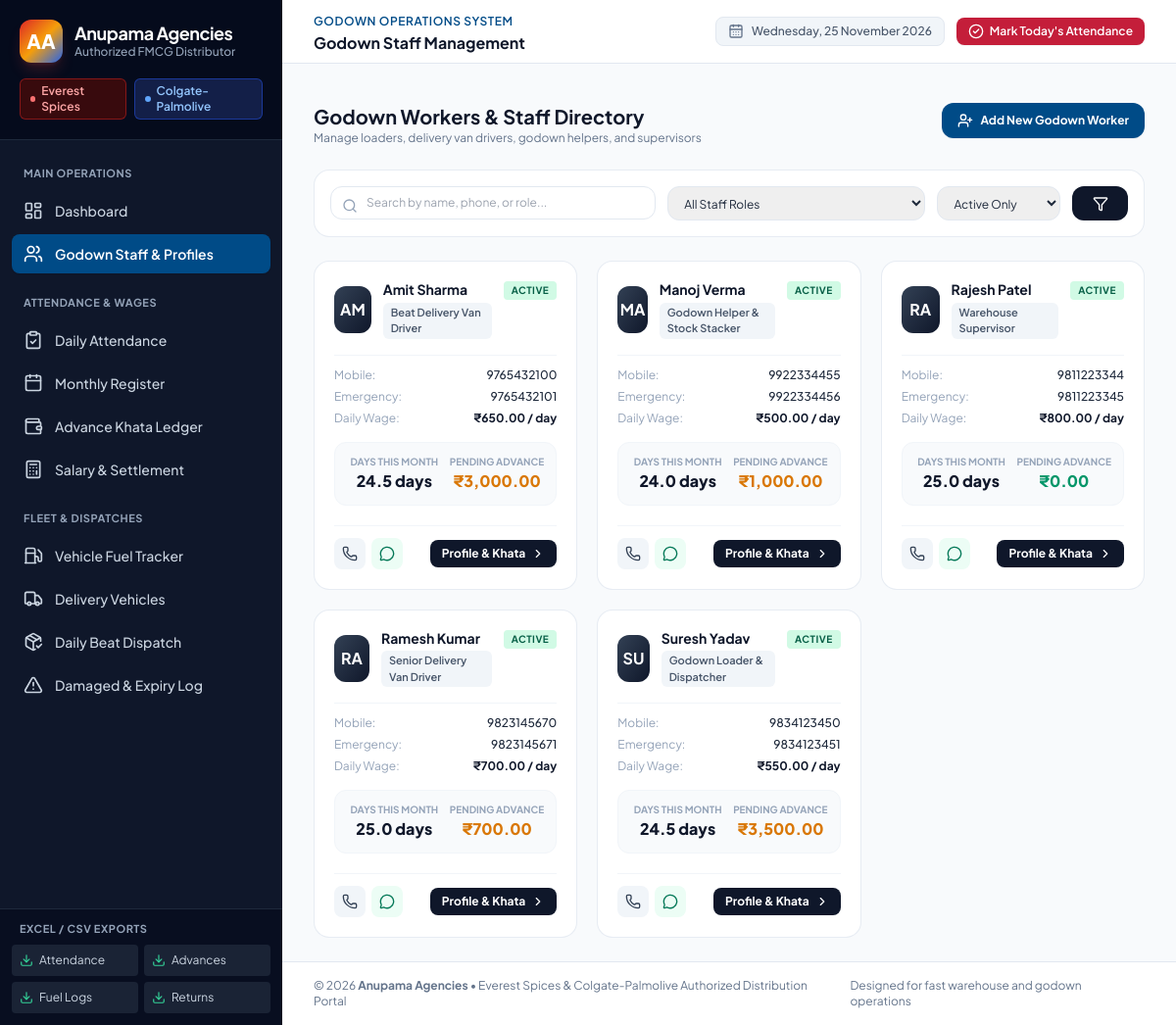
The page /workers on the database its author committed.
### models.py (models this page shows, shortened)
class Worker(db.Model):
    __tablename__ = 'workers'
    id = db.Column(db.Integer, primary_key=True)
    name = db.Column(db.String(120), nullable=False)
    phone = db.Column(db.String(20), nullable=False)
    emergency_contact = db.Column(db.String(20), nullable=True)
    role = db.Column(db.String(60), nullable=False)  # Loader, Driver, Helper, Supervisor
    join_date = db.Column(db.Date, nullable=False, default=date.today)
    daily_wage = db.Column(db.Float, nullable=False, default=500.0)
    monthly_salary = db.Column(db.Float, nullable=False, default=15000.0)
    status = db.Column(db.String(20), nullable=False, default='Active')  # Active, Inactive
    photo_path = db.Column(db.String(255), nullable=True, default='')
    created_at = db.Column(db.DateTime, default=datetime.now)
    attendances = db.relationship('Attendance', backref='worker', lazy=True, cascade='all, delete-orphan')
    advances = db.relationship('Advance', backref='worker', lazy=True, cascade='all, delete-orphan')
    salary_settlements = db.relationship('SalarySettlement', backref='worker', lazy=True, cascade='all, delete-orphan')
    @property
    def total_advances_pending(self):
        approved_advances = [a.amount_paid for a in self.advances if a.status == 'Approved']
        return sum(approved_advances)
    def days_worked_in_month(self, year, month):
        recs = [a for a in self.attendances if a.date.year == year and a.date.month == month]
        effective_days = 0.0
        for r in recs:
            if r.status in ('Present', 'Paid Leave'):
                effective_days += 1.0
            elif r.status == 'Half Day':
                effective_days += 0.5
        return effective_days

### app.py (the view)
@app.route('/workers')
def workers_list():
    role_filter = request.args.get('role', '')
    status_filter = request.args.get('status', 'Active')
    search = request.args.get('q', '').strip().lower()
    query = Worker.query
    if role_filter:
        query = query.filter(Worker.role.ilike(f"%{role_filter}%"))
    if status_filter and status_filter != 'All':
        query = query.filter_by(status=status_filter)
    workers = query.order_by(Worker.name).all()
    if search:
        workers = [w for w in workers if search in w.name.lower() or search in w.phone or search in w.role.lower()]
    today = date.today()
    worker_stats = []
    for w in workers:
        effective_days = w.days_worked_in_month(today.year, today.month)
        pending_adv = w.total_advances_pending
        earned = effective_days * w.daily_wage
        worker_stats.append({
            'worker': w,
            'effective_days': effective_days,
            'pending_adv': pending_adv,
            'earned': earned
        })
    roles = ['Senior Delivery Van Driver', 'Godown Loader & Dispatcher', 'Beat Delivery Van Driver', 'Godown Helper & Stock Stacker', 'Warehouse Supervisor']
    return render_template('workers/index.html', worker_stats=worker_stats, roles=roles, selected_role=role_filter, selected_status=status_filter, search=search)

### templates/workers/index.html (shortened to what this page needs)
{% extends "base.html" %}
{% block page_title %}Godown Staff Management{% endblock %}
{% block content %}
<div class="space-y-6">
    <div class="flex flex-col sm:flex-row sm:items-center sm:justify-between gap-4">
        <div>
            <h2 class="text-xl font-bold text-slate-900">Godown Workers & Staff Directory</h2>
            <p class="text-xs text-slate-500">Manage loaders, delivery van drivers, godown helpers, and supervisors</p>
        </div>
        <button onclick="openModal('add-worker-modal')" class="inline-flex items-center gap-2 px-4 py-2.5 bg-colgate hover:bg-colgate-dark text-white text-xs font-bold rounded-xl shadow-sm transition-colors self-start">
            <i data-lucide="user-plus" class="w-4 h-4"></i>
            <span>Add New Godown Worker</span>
        </button>
    </div>
    <div class="bg-white p-4 rounded-2xl border border-slate-200/80 shadow-xs">
        <form method="GET" action="{{ url_for('workers_list') }}" class="grid grid-cols-1 sm:grid-cols-12 gap-3">
            <div class="sm:col-span-5 relative">
                <input type="text" name="q" value="{{ search }}" placeholder="Search by name, phone, or role..." class="w-full pl-9 pr-3 py-2 text-xs border border-slate-200 rounded-xl focus:ring-2 focus:ring-colgate focus:border-colgate outline-none">
            </div>
            <div class="sm:col-span-4">
                <select name="role" class="w-full py-2 px-3 text-xs border border-slate-200 rounded-xl focus:ring-2 focus:ring-colgate focus:border-colgate outline-none">
                    <option value="">All Staff Roles</option>
                </select>
            </div>
            <div class="sm:col-span-2">
                <select name="status" class="w-full py-2 px-3 text-xs border border-slate-200 rounded-xl focus:ring-2 focus:ring-colgate focus:border-colgate outline-none">
                    <option value="Active" {% if selected_status == 'Active' %}selected{% endif %}>Active Only</option>
                </select>
            </div>
            <div class="sm:col-span-1 flex gap-2">
                <button type="submit" class="w-full py-2 bg-slate-900 hover:bg-slate-800 text-white rounded-xl text-xs font-bold flex items-center justify-center">
                    <i data-lucide="filter" class="w-4 h-4"></i>
                </button>
            </div>
        </form>
    </div>
    <div class="grid grid-cols-1 md:grid-cols-2 lg:grid-cols-3 gap-5">
        {% for item in worker_stats %}
            {% set w = item.worker %}
            <div class="bg-white rounded-2xl border border-slate-200/80 shadow-xs p-5 card-hover flex flex-col justify-between">
                <div>
                    <div class="flex items-start justify-between gap-3">
                        <div class="flex items-center gap-3">
                            {% if w.photo_path %}
                                <img src="{{ url_for('static', filename=w.photo_path) }}" alt="{{ w.name }}" class="w-12 h-12 rounded-xl object-cover border border-slate-200 cursor-pointer shadow-xs" onclick="previewImage('{{ url_for('static', filename=w.photo_path) }}', '{{ w.name }} - {{ w.role }}')">
                            {% else %}
                                <div class="w-12 h-12 rounded-xl bg-gradient-to-br from-slate-700 to-slate-900 text-white flex items-center justify-center font-bold text-base shadow-xs">
                                    {{ w.name[:2].upper() }}
                                </div>
                            {% endif %}
                            <div>
                                <h3 class="text-sm font-bold text-slate-900 leading-tight">
                                    <a href="{{ url_for('worker_profile', id=w.id) }}" class="hover:text-colgate">{{ w.name }}</a>
                                </h3>
                                <span class="inline-block mt-1 text-[11px] font-semibold text-slate-600 bg-slate-100 px-2 py-0.5 rounded-md">
                                    {{ w.role }}
                                </span>
                            </div>
                        </div>
                        <span class="px-2 py-0.5 rounded text-[10px] font-bold uppercase tracking-wider {% if w.status == 'Active' %}bg-emerald-100 text-emerald-800{% else %}bg-slate-100 text-slate-600{% endif %}">
                            {{ w.status }}
                        </span>
                    </div>
                    <div class="mt-4 pt-3 border-t border-slate-100 space-y-1.5 text-xs text-slate-600">
                        <div class="flex items-center justify-between">
                            <span class="text-slate-400">Mobile:</span>
                            <span class="font-medium text-slate-800">{{ w.phone }}</span>
                        </div>
                        {% if w.emergency_contact %}
                        <div class="flex items-center justify-between">
                            <span class="text-slate-400">Emergency:</span>
                            <span class="font-medium text-slate-800">{{ w.emergency_contact }}</span>
                        </div>
                        {% endif %}
                        <div class="flex items-center justify-between">
                            <span class="text-slate-400">Daily Wage:</span>
                            <span class="font-bold text-slate-900">{{ w.daily_wage | inr }} / day</span>
                        </div>
                    </div>
                    <div class="mt-4 p-3 rounded-xl bg-slate-50 border border-slate-100 grid grid-cols-2 gap-2 text-center">
                        <div>
                            <span class="text-[10px] uppercase font-bold text-slate-400 block">Days This Month</span>
                            <span class="text-base font-extrabold text-slate-900">{{ item.effective_days }} days</span>
                        </div>
                        <div>
                            <span class="text-[10px] uppercase font-bold text-slate-400 block">Pending Advance</span>
                            <span class="text-base font-extrabold {% if item.pending_adv > 0 %}text-amber-600{% else %}text-emerald-600{% endif %}">
                                {{ item.pending_adv | inr }}
                            </span>
                        </div>
                    </div>
                </div>
                <div class="mt-5 pt-3 border-t border-slate-100 flex items-center justify-between gap-2">
                    <div class="flex items-center gap-1.5">
                        <a href="tel:{{ w.phone }}" class="p-2 rounded-lg bg-slate-100 hover:bg-slate-200 text-slate-700 transition-colors" title="Call Worker">
                            <i data-lucide="phone" class="w-4 h-4"></i>
                        </a>
                        <a href="https://wa.me/91{{ w.phone }}" target="_blank" class="p-2 rounded-lg bg-emerald-50 hover:bg-emerald-100 text-emerald-700 transition-colors" title="Message on WhatsApp">
                            <i data-lucide="message-circle" class="w-4 h-4"></i>
                        </a>
                    </div>
                    <a href="{{ url_for('worker_profile', id=w.id) }}" class="inline-flex items-center gap-1.5 px-3 py-1.5 bg-slate-900 hover:bg-colgate text-white text-xs font-bold rounded-lg transition-colors">
                        <span>Profile & Khata</span>
                        <i data-lucide="chevron-right" class="w-3.5 h-3.5"></i>
                    </a>
                </div>
            </div>
        {% endfor %}
    </div>
</div>
{% endblock %}

### rows shown on the page
Worker: name "AM", name "Amit Sharma", role "Beat Delivery Van Driver", status "ACTIVE", phone "9765432100", emergency_contact "9765432101", daily_wage|inr "₹650.00"
Worker: name "MA", name "Manoj Verma", role "Godown Helper & Stock Stacker", status "ACTIVE", phone "9922334455", emergency_contact "9922334456", daily_wage|inr "₹500.00"
Worker: name "RA", name "Rajesh Patel", role "Warehouse Supervisor", status "ACTIVE", phone "9811223344", emergency_contact "9811223345", daily_wage|inr "₹800.00"
Worker: name "RA", name "Ramesh Kumar", role "Senior Delivery Van Driver", status "ACTIVE", phone "9823145670", emergency_contact "9823145671", daily_wage|inr "₹700.00"
Worker: name "SU", name "Suresh Yadav", role "Godown Loader & Dispatcher", status "ACTIVE", phone "9834123450", emergency_contact "9834123451", daily_wage|inr "₹550.00"

### other values the page prints
{{ item.effective_days }} "24.5" "24.0" "25.0" "25.0" "24.5"
{{ item.pending_adv | inr }} "₹3,000.00" "₹1,000.00" "₹0.00" "₹700.00" "₹3,500.00"
